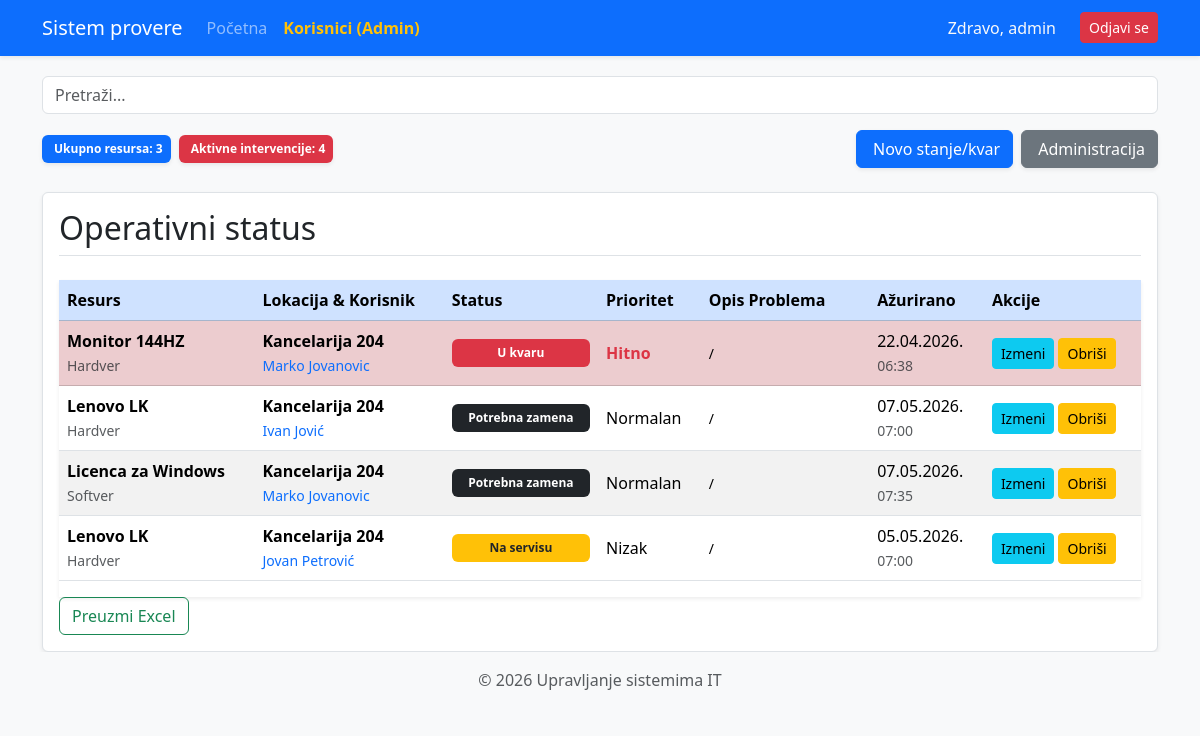
Screenshot of / (signed in) with the database file from the repository.
### alchemy_classes.py (models this page shows)
class User(db.Model, UserMixin):
    __tablename__ = "user"
    id: Mapped[int] = mapped_column(Integer, primary_key=True)
    username: Mapped[str] = mapped_column(String(20), unique=True, nullable=False)
    password: Mapped[str] = mapped_column(String(100), nullable=False)
    ime_prezime: Mapped[str] = mapped_column(String(100), nullable=True)
    uloga: Mapped[str] = mapped_column(String(10), default="user")
    zaduzeni_statusi: Mapped[list["StatusResursa"]] = relationship("StatusResursa", back_populates="korisnik")

class StatusResursa(db.Model):
    __tablename__ = "status_resursa"
    id: Mapped[int] = mapped_column(Integer, primary_key=True)
    resurs_id: Mapped[int] = mapped_column(ForeignKey("resurs.id"), nullable=False)
    lokacija_id: Mapped[int] = mapped_column(ForeignKey("lokacija.id"), nullable=False)
    korisnik_id: Mapped[int] = mapped_column(ForeignKey("user.id"), nullable=False) # VEZA SA KORISNIKOM!
    kolicina: Mapped[int] = mapped_column(Integer, default=1)
    status_kvara: Mapped[str] = mapped_column(String(50))
    prioritet: Mapped[str] = mapped_column(String(20))
    opis_problema: Mapped[str] = mapped_column(String(50), nullable=True)
    datum_prijave: Mapped[datetime] = mapped_column(DateTime, default=datetime.utcnow)
    resurs: Mapped["Resurs"] = relationship("Resurs", back_populates="statusi")
    lokacija: Mapped["Lokacija"] = relationship("Lokacija", back_populates="izvestaji")
    korisnik: Mapped["User"] = relationship("User", back_populates="zaduzeni_statusi")

class Resurs(db.Model):
    __tablename__ = "resurs"
    id: Mapped[int] = mapped_column(Integer, primary_key=True)
    naziv: Mapped[str] = mapped_column(String(100), nullable=False)
    tip: Mapped[str] = mapped_column(String(50))
    serijski_broj: Mapped[str] = mapped_column(String(100), unique=True)
    godina_nabavke: Mapped[int] = mapped_column(Integer)
    statusi: Mapped[list["StatusResursa"]] = relationship("StatusResursa", back_populates="resurs")

class Lokacija(db.Model):
    __tablename__ = "lokacija"
    id: Mapped[int] = mapped_column(Integer, primary_key=True)
    naziv: Mapped[str] = mapped_column(String(100), nullable=False)
    sprat: Mapped[str] = mapped_column(String(50), nullable=True)
    odgovorno_lice: Mapped[str] = mapped_column(String(100))
    izvestaji: Mapped[list["StatusResursa"]] = relationship("StatusResursa", back_populates="lokacija")

### main.py (the view)
@app.route('/')
@login_required
def home():
    svi_resursi = Resurs.query.all()
    aktivni_kvarovi = StatusResursa.query.filter(StatusResursa.status_kvara != 'Ispravno').all()
    search_query = request.args.get('search', '')
    upit_stanja = db.select(StatusResursa).join(Resurs).join(Lokacija)
    if search_query:
        upit_stanja = upit_stanja.where(
            (Resurs.naziv.ilike(f'%{search_query}%')) |
            (StatusResursa.status_kvara.ilike(f'%{search_query}%')) |
            (Lokacija.naziv.ilike(f'%{search_query}%'))
        )
    upit_stanja = upit_stanja.order_by(
        StatusResursa.status_kvara.desc(),
        StatusResursa.prioritet.asc()
    )
    sva_stanja = db.session.execute(upit_stanja).scalars().all()
    return render_template("index.html",
                           stanja=sva_stanja,
                           resursi=svi_resursi,
                           statusi=aktivni_kvarovi,
                           naslov="Glavni Dashboard")

### main.py (called while the page is built)
@login_manager.user_loader
def load_user(user_id):
    return db.get_or_404(User, user_id)

### templates/index.html (shortened to what this page needs)
{% extends "base.html" %}
{% block content %}
<form action="/" method="GET" class="mb-3">
    <input type="text" name="search" placeholder="Pretraži..." class="form-control" value="{{ request.args.get('search', '') }}">
</form>
<div class="row g-3 mb-4">
    <div class="col-12 col-md-6 d-flex align-items-center justify-content-start flex-wrap gap-2">
        <span class="badge bg-primary p-2 shadow-sm">
             Ukupno resursa: {{ resursi|length }}
        </span>
        <span class="badge bg-danger p-2 shadow-sm">
             Aktivne intervencije: {{ statusi|length }}
        </span>
    </div>
    <div class="col-12 col-md-6">
        <div class="d-grid d-md-flex justify-content-md-end gap-2">
            <a class="btn btn-primary shadow-sm" href="{{ url_for('add_status') }}">
                 Novo stanje/kvar
            </a>
            <a class="btn btn-secondary shadow-sm" href="{{ url_for('admin_page') }}">
                 Administracija
            </a>
        </div>
    </div>
</div>
<div class="jumbotron shadow-sm border rounded p-3 bg-white">
    <div class="container-fluid px-0">
        <h2 class="mb-4 text-dark border-bottom pb-2">Operativni status</h2>
        <div class="table-responsive mt-3 shadow-sm">
            <table class="table table-striped table-hover align-middle">
                <thead>
                    <tr class="table-primary">
                        <th scope="col">Resurs</th>
                        <th scope="col">Lokacija & Korisnik</th>
                        <th scope="col">Status</th>
                        <th scope="col">Prioritet</th>
                        <th scope="col" style="min-width: 150px;">Opis Problema</th>
                        <th scope="col">Ažurirano</th>
                        <th scope="col">Akcije</th>
                    </tr>
                </thead>
                <tbody>
                    {% for s in stanja %}
                    <tr class="{% if s.prioritet == 'Hitno' %}table-danger{% endif %}">
                        <td>
                            <strong>{{ s.resurs.naziv }}</strong> <br>
                            <small class="text-muted">{{ s.resurs.tip }}</small>
                        </td>
                        <td>
                            <strong>{{ s.lokacija.naziv }}</strong> <br>
                            <small class="text-primary">
                                {% if s.korisnik %}
                                    {{ s.korisnik.ime_prezime }}
                                {% else %}
                                    <span class="text-muted italic">Nije dodeljeno</span>
                                {% endif %}
                            </small>
                        </td>
                        <td>
                            {% if s.status_kvara == 'Ispravno' %}
                                <span class="badge bg-success w-100 p-2">
                                    <i class="fas fa-check-circle"></i> Ispravno
                                </span>
                            {% elif s.status_kvara == 'U kvaru' %}
                                <span class="badge bg-danger w-100 p-2">
                                     U kvaru
                                </span>
                            {% elif s.status_kvara == 'Na servisu' %}
                                <span class="badge bg-warning text-dark w-100 p-2">
                                     Na servisu
                                </span>
                            {% elif s.status_kvara == 'Potrebna zamena' %}
                                <span class="badge bg-dark w-100 p-2">
                                     Potrebna zamena
                                </span>
                            {% else %}
                                <span class="badge bg-secondary w-100 p-2">
                                    {{ s.status_kvara }}
                                </span>
                            {% endif %}
                        </td>
                        <td>
                            {% if s.prioritet == 'Hitno' %}
                                <span class="text-danger fw-bold"> {{ s.prioritet }}</span>
                            {% else %}
                                {{ s.prioritet }}
                            {% endif %}
                        </td>
                        <td><small>{{ s.opis_problema or "/" }}</small></td>
                        <td style="white-space: nowrap;">{{ s.datum_prijave.strftime('%d.%m.%Y.') }}<br>
                            <small class="text-muted">{{ s.datum_prijave.strftime('%H:%M') }}</small>
                        </td>
                        <td>
                            <div class="d-flex gap-1">
                                <a class="btn btn-sm btn-info" href="{{ url_for('izmeni_stanje', stanje_id=s.id) }}">
                                    Izmeni
                                </a>
                                <a class="btn btn-sm btn-warning"
                                   href="{{ url_for('delete_status', status_id=s.id) }}"
                                   onclick="return confirm('Da li ste sigurni da želite da obrišete ovaj status?')">
                                    Obriši
                                </a>
                            </div>
                        </td>
                    </tr>
                    {% endfor %}
                </tbody>
            </table>
        </div>
            <a class="btn btn-outline-success" href="{{ url_for('export_excel') }}">
                 Preuzmi Excel
            </a>
        </div>
    </div>
</div>
{% endblock %}

### templates/base.html (shortened to what this page needs)
<!DOCTYPE html>
<html lang="sr">
<head>
    {{ bootstrap.load_css() }}
</head>
<body>
    <nav class="navbar navbar-expand-lg navbar-dark bg-primary shadow-sm">
        <div class="container">
            <a class="navbar-brand" href="{{ url_for('home') }}"> Sistem provere</a>
            <div class="collapse navbar-collapse" id="navbarNav">
                <ul class="navbar-nav me-auto">
                    <li class="nav-item">
                        <a class="nav-link" href="{{ url_for('home') }}">Početna</a>
                    </li>
                    {% if current_user.is_authenticated and current_user.uloga == 'admin' %}
                    <li class="nav-item">
                        <a class="nav-link fw-bold text-warning" href="{{ url_for('admin_panel') }}"> Korisnici (Admin)</a>
                    </li>
                    {% endif %}
                </ul>
                <ul class="navbar-nav ms-auto">
                    {% if current_user.is_authenticated %}
                        <li class="nav-item">
                            <span class="nav-link text-light">Zdravo, {{ current_user.username }}</span>
                        </li>
                        <li class="nav-item">
                            <a class="btn btn-danger btn-sm ms-lg-3 mt-1" href="{{ url_for('logout') }}">Odjavi se</a>
                        </li>
                    {% else %}
                        <li class="nav-item">
                            <a class="nav-link" href="{{ url_for('login') }}">Prijava</a>
                        </li>
                    {% endif %}
                </ul>
            </div>
        </div>
    </nav>
    <div class="container">
        {% block content %}{% endblock %}
    <footer class="footer mt-auto py-3 bg-light text-center">
        <div class="container">
            <span class="text-muted">© 2026 Upravljanje sistemima IT</span>
        </div>
    </footer>
</body>
</html>
</html>

### templates/base.html (style rules this page uses)
body { background-color: #f8f9fa; }
.navbar { margin-bottom: 20px; }
.footer { margin-top: 40px; padding: 20px; background: #eee; text-align: center; }

### rows the page displays
User: username "admin"
StatusResursa: resurs.naziv "Monitor 144HZ", resurs.tip "Hardver", lokacija.naziv "Kancelarija 204", korisnik.ime_prezime "Marko Jovanovic", status_kvara "U kvaru", prioritet "Hitno", opis_problema "/", datum_prijave "22.04.2026.", datum_prijave "06:38"
StatusResursa: resurs.naziv "Lenovo LK", resurs.tip "Hardver", lokacija.naziv "Kancelarija 204", korisnik.ime_prezime "Ivan Jović", status_kvara "Potrebna zamena", prioritet "Normalan", opis_problema "/", datum_prijave "07.05.2026.", datum_prijave "07:00"
StatusResursa: resurs.naziv "Licenca za Windows", resurs.tip "Softver", lokacija.naziv "Kancelarija 204", korisnik.ime_prezime "Marko Jovanovic", status_kvara "Potrebna zamena", prioritet "Normalan", opis_problema "/", datum_prijave "07.05.2026.", datum_prijave "07:35"
StatusResursa: resurs.naziv "Lenovo LK", resurs.tip "Hardver", lokacija.naziv "Kancelarija 204", korisnik.ime_prezime "Jovan Petrović", status_kvara "Na servisu", prioritet "Nizak", opis_problema "/", datum_prijave "05.05.2026.", datum_prijave "07:00"

### other values shown
{{ resursi|length }} "3"
{{ statusi|length }} "4"
